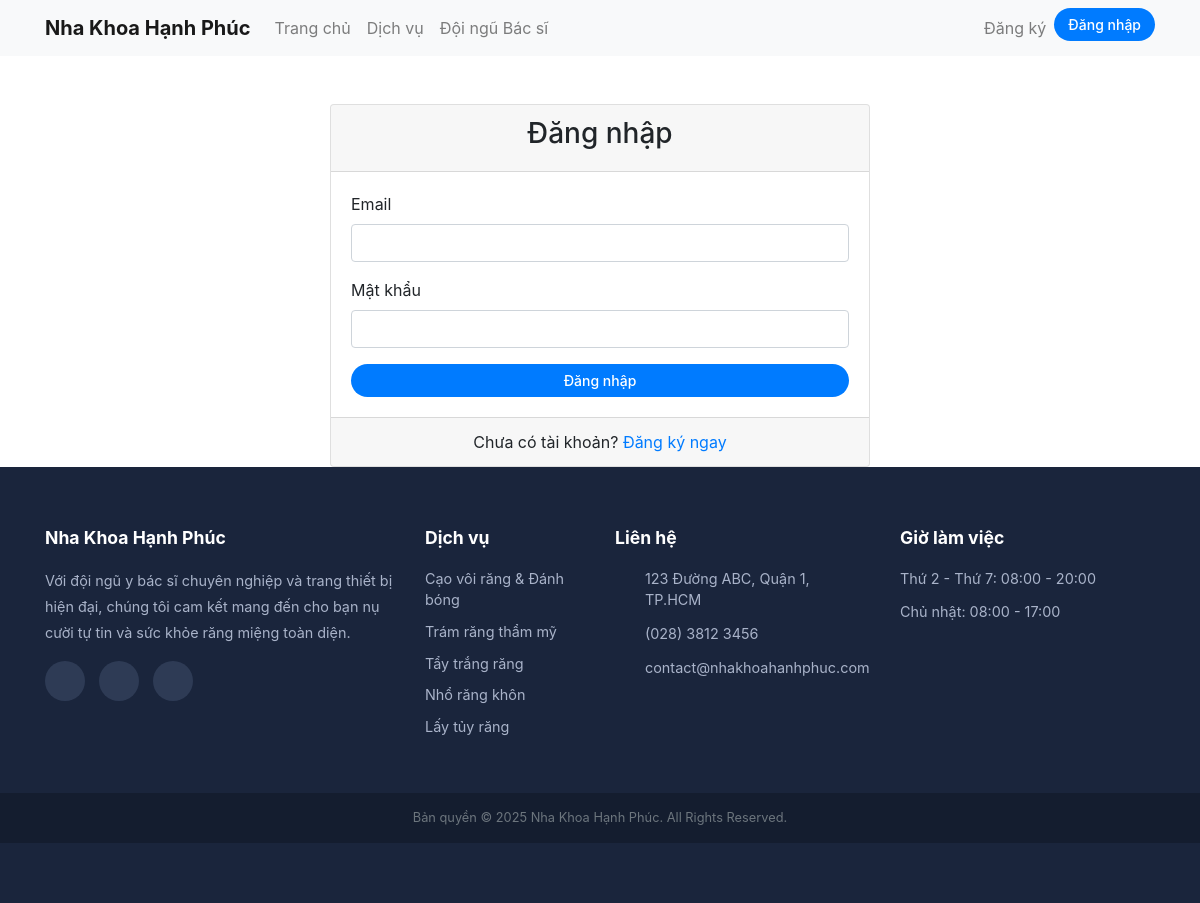
The app's page /patient/login.php with its own data.
### tables this page shows
CREATE TABLE `services` (
  `id` bigint(20) UNSIGNED NOT NULL,
  `name` varchar(255) NOT NULL,
  `description` text DEFAULT NULL,
  `duration_minutes` int(11) NOT NULL,
  `price` decimal(12,2) NOT NULL,
  `created_at` timestamp NULL DEFAULT current_timestamp(),
  `updated_at` timestamp NULL DEFAULT current_timestamp() ON UPDATE current_timestamp()
);

### includes/footer_public.php (the view, shortened to what this page needs)
<footer class="site-footer">
    <div class="container">
        <div class="row">
            <div class="col-lg-4 col-md-6 mb-4 mb-lg-0">
                <h5 class="footer-heading">Nha Khoa Hạnh Phúc</h5>
                <p class="footer-text">Với đội ngũ y bác sĩ chuyên nghiệp và trang thiết bị hiện đại, chúng tôi cam kết mang đến cho bạn nụ cười tự tin và sức khỏe răng miệng toàn diện.</p>
                <div class="social-icons">
                    <a href="#" class="social-icon"><i class="fab fa-facebook-f"></i></a>
                    <a href="#" class="social-icon"><i class="fab fa-youtube"></i></a>
                    <a href="#" class="social-icon"><i class="fab fa-instagram"></i></a>
                </div>
            </div>
            <div class="col-lg-2 col-md-6 mb-4 mb-lg-0">
                <h5 class="footer-heading">Dịch vụ</h5>
                <ul class="list-unstyled footer-links">
                    <?php
                    include 'db.php';
                    if ($conn) {
                        $footer_services_result = $conn->query("SELECT name FROM services LIMIT 5");
                        if ($footer_services_result && $footer_services_result->num_rows > 0) {
                            while($service = $footer_services_result->fetch_assoc()) {
                                echo '<li><a href="#">' . htmlspecialchars($service['name']) . '</a></li>';
                            }
                        }
                    }
                    ?>
                </ul>
            </div>
            <div class="col-lg-3 col-md-6 mb-4 mb-lg-0">
                <h5 class="footer-heading">Liên hệ</h5>
                <ul class="list-unstyled footer-contact">
                    <li><i class="fas fa-map-marker-alt"></i> 123 Đường ABC, Quận 1, TP.HCM</li>
                    <li><i class="fas fa-phone"></i> (028) 3812 3456</li>
                    <li><i class="fas fa-envelope"></i> contact@nhakhoahanhphuc.com</li>
                </ul>
            </div>
            <div class="col-lg-3 col-md-6 mb-4 mb-lg-0">
                 <h5 class="footer-heading">Giờ làm việc</h5>
                 <ul class="list-unstyled footer-contact">
                    <li>Thứ 2 - Thứ 7: 08:00 - 20:00</li>
                    <li>Chủ nhật: 08:00 - 17:00</li>
                 </ul>
            </div>
        </div>
    </div>
    <div class="footer-bottom">
        <div class="container text-center">
            <p class="mb-0">Bản quyền &copy; <?php echo date('Y'); ?> Nha Khoa Hạnh Phúc. All Rights Reserved.</p>
        </div>
    </div>
</footer>
</body>
</html>

### css/style.css (style rules this page uses)
.site-footer { background-color: #1a253c; color: #a9b3c9; padding: 60px 0; font-size: 0.9rem; }
.footer-heading { color: #ffffff; font-weight: bold; margin-bottom: 20px; font-size: 1.1rem; }
.footer-text { line-height: 1.8; }
.footer-links li { margin-bottom: 10px; }
.footer-links a { color: #a9b3c9; text-decoration: none; transition: color 0.3s ease; }
.footer-contact li { display: flex; align-items: flex-start; margin-bottom: 12px; }
.social-icons .social-icon { display: inline-block; width: 40px; height: 40px; line-height: 40px; text-align: center; border-radius: 50%; background-color: #2e3b55; color: #ffffff; margin-right: 10px; transition: background-color 0.3s ease; }
.footer-bottom { background-color: #141d2f; padding: 15px 0; margin-top: 40px; }
.footer-bottom p { font-size: 0.8rem; color: #6c757d; }
html { height: 100%; }
body { display: flex; flex-direction: column; min-height: 100vh; }
.site-footer { margin-top: auto; }

### records on screen
services: name "Cạo vôi răng & Đánh bóng"
services: name "Trám răng thẩm mỹ"
services: name "Tẩy trắng răng"
services: name "Nhổ răng khôn"
services: name "Lấy tủy răng"
